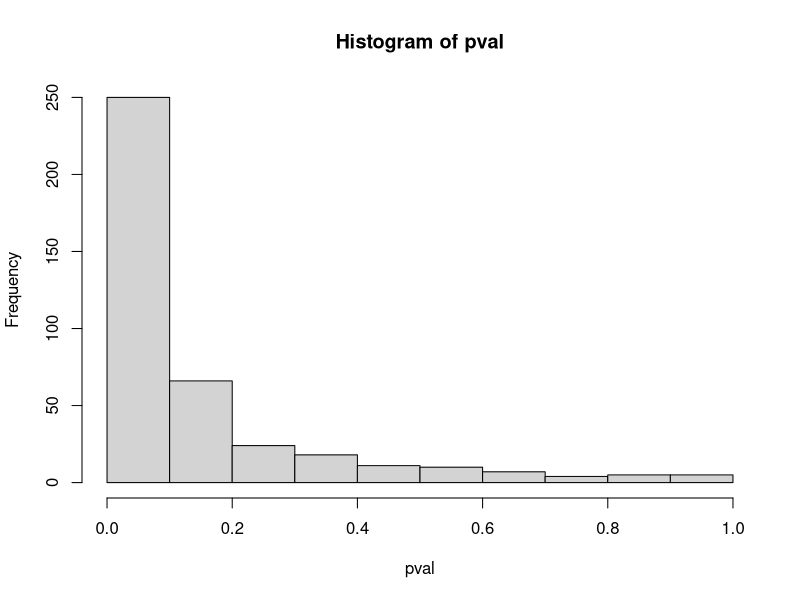
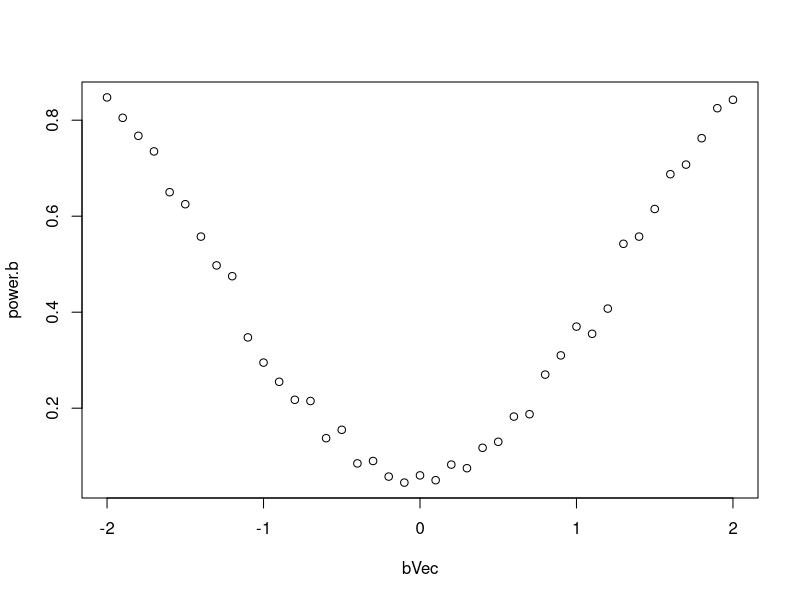
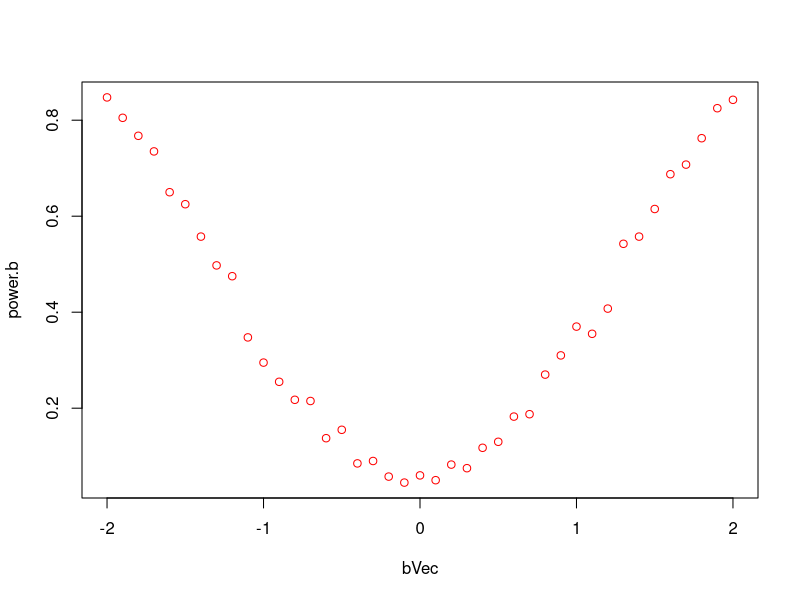

These charts were generated, in order, by the following R code:
N <- 10
x <- runif(N, min = 0, max = 20)
a <- 2
b <- 1
sd <- 7
nsim <- 400
pval <- numeric(nsim)
for (i in 1:nsim){
  y_det <- a + b * x
  y <- rnorm(N, mean = y_det, sd = sd)
  m <- lm(y ~ x)
  pval[i] <- coef(summary(m))["x", "Pr(>|t|)"]
}

hist(pval)
mean(pval<0.05) #this is giving us the proportion of time that pvalue is less than 0.05


#now systematically cycle over coefficients, sd, and simulations
N <- 6
x <- runif(N, min = 0, max = 20)
a <- 2
bVec <- seq(-2,2,by=0.1)
sd <- 7
nsim <- 400
pval <- numeric(nsim)
power.b <- length(bVec)

for (j in 1:length(bVec)){
  b <- bVec[j]
  for (i in 1:nsim){
    y_det <- a + b * x
    y <- rnorm(N, mean = y_det, sd = sd)
    m <- lm(y ~ x)
    pval[i] <- coef(summary(m))["x", "Pr(>|t|)"]
  }
  power.b[j]<- mean(pval<0.05)
}

plot(bVec, power.b)
plot(bVec, power.b, col="red", add=T)
